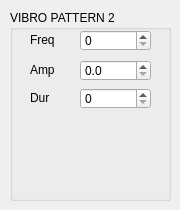
        <widget class="QWidget" name="VibroChan2Tab">
         <attribute name="title">
          <string>2</string>
         </attribute>
         <widget class="QGroupBox" name="VibroGroup_2">
          <property name="geometry">
           <rect>
            <x>10</x>
            <y>10</y>
            <width>161</width>
            <height>191</height>
           </rect>
          </property>
          <property name="title">
           <string>VIBRO PATTERN 2</string>
          </property>
          <widget class="QSpinBox" name="VibroFreq_2">
           <property name="geometry">
            <rect>
             <x>70</x>
             <y>20</y>
             <width>71</width>
             <height>21</height>
            </rect>
           </property>
           <property name="maximum">
            <number>999999</number>
           </property>
          </widget>
          <widget class="QLabel" name="VibroLevelFreq_2">
           <property name="geometry">
            <rect>
             <x>20</x>
             <y>22</y>
             <width>31</width>
             <height>16</height>
            </rect>
           </property>
           <property name="text">
            <string>Freq</string>
           </property>
          </widget>
          <widget class="QDoubleSpinBox" name="VibroAmp_2">
           <property name="geometry">
            <rect>
             <x>70</x>
             <y>50</y>
             <width>71</width>
             <height>21</height>
            </rect>
           </property>
           <property name="decimals">
            <number>1</number>
           </property>
          </widget>
          <widget class="QLabel" name="VibroAmpLabel_2">
           <property name="geometry">
            <rect>
             <x>20</x>
             <y>52</y>
             <width>31</width>
             <height>16</height>
            </rect>
           </property>
           <property name="text">
            <string>Amp</string>
           </property>
          </widget>
          <widget class="QSpinBox" name="VibroDur_2">
           <property name="geometry">
            <rect>
             <x>70</x>
             <y>78</y>
             <width>71</width>
             <height>21</height>
            </rect>
           </property>
           <property name="maximum">
            <number>999999</number>
           </property>
          </widget>
          <widget class="QLabel" name="VibroDurLabel_2">
           <property name="geometry">
            <rect>
             <x>20</x>
             <y>80</y>
             <width>31</width>
             <height>16</height>
            </rect>
           </property>
           <property name="text">
            <string>Dur</string>
           </property>
          </widget>
         </widget>
        </widget>
